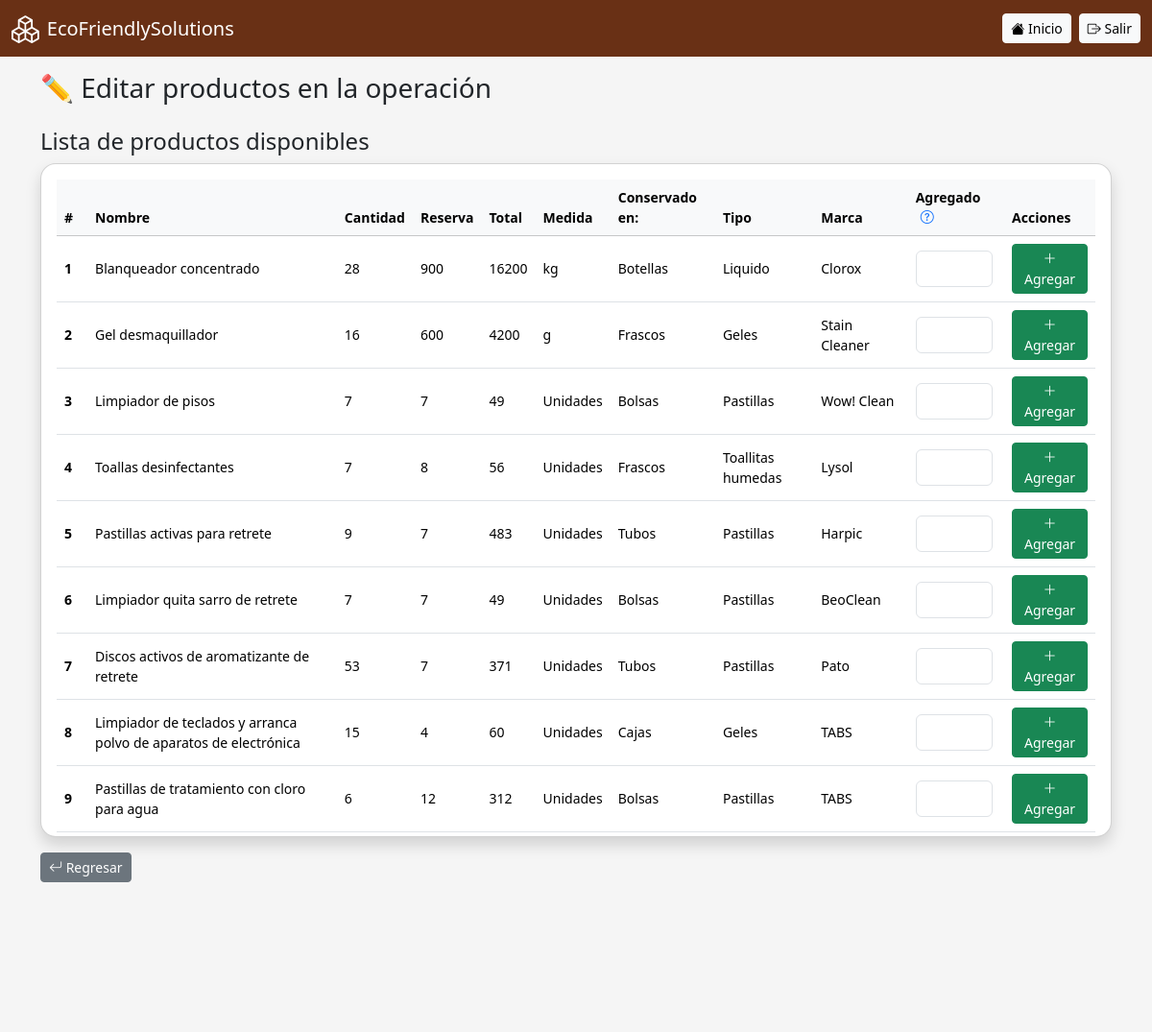
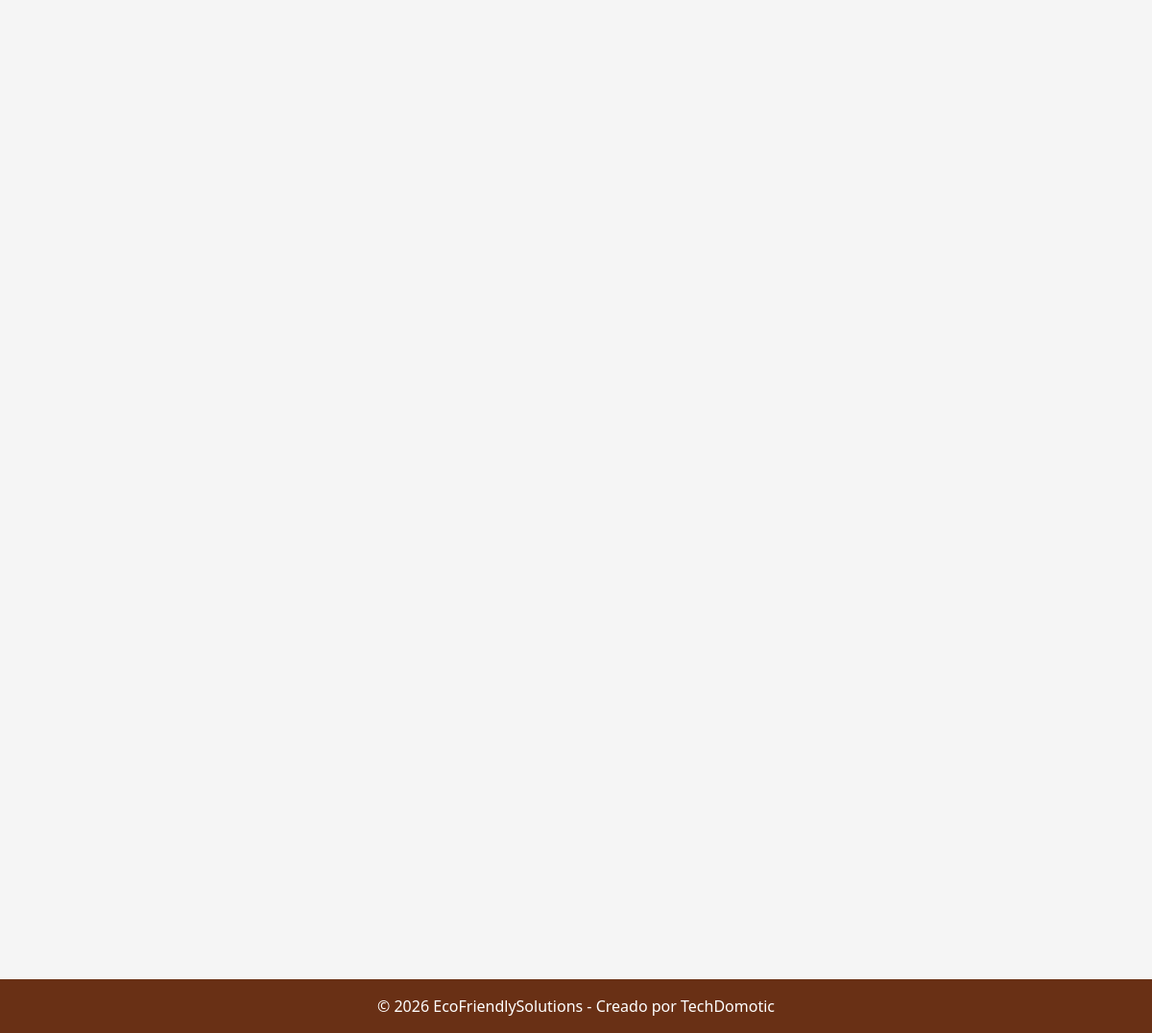
/operacion/agregar_producto.php?id=14&id_grupo_productos=0kjPQDSi (signed in), run on the app's committed database (2 pictures, top to bottom).
### tables this page shows
CREATE TABLE `productos` (
  `id_producto` int(11) NOT NULL,
  `nombre` varchar(250) NOT NULL,
  `cantidad` double DEFAULT NULL,
  `reserva` double DEFAULT NULL,
  `total` double DEFAULT NULL,
  `medida` varchar(120) DEFAULT NULL,
  `conservado` varchar(120) DEFAULT NULL,
  `tipo` varchar(120) DEFAULT NULL,
  `marca` varchar(120) DEFAULT NULL,
  `estatus` tinyint(1) DEFAULT 1,
  `fecha_creacion` timestamp NOT NULL DEFAULT current_timestamp()
);

### operacion/agregar_producto.php (the view, shortened to what this page needs)
<?php
include '../includes/conexion.php';
include '../includes/header.php';
$conn->report_mode = MYSQLI_REPORT_ERROR | MYSQLI_REPORT_STRICT;
$id = intval($_GET['id']);
$id_grupo_productos = trim($_GET['id_grupo_productos']);
$result_productos = $conn->query("
    SELECT P.id_producto,
	   P.nombre,
       P.cantidad,
       p.reserva,
       p.total,
       p.medida,
       P.conservado,
       P.tipo,
       P.marca,
       P.fecha_creacion
    FROM productos AS P
    WHERE P.id_producto NOT IN (
        SELECT id_producto
        FROM grupo_productos
        WHERE id_grupo_productos = '$id_grupo_productos'
    );
");
?>
<h3 class="mb-4">✏️ Editar productos en la operación</h3>
<h4 class="col-12">Lista de productos disponibles</h4>
<div class="card shadow rounded-4">
<div class="card-body table-responsive" style="max-height: 700px; overflow-y: auto;">
<table class="table table-hover align-middle small">
<thead class="table-light">
<tr>
<th style="position: sticky; top: 0; z-index: 2; background-color: #f8f9fa;">#</th>
<th style="position: sticky; top: 0; z-index: 2; background-color: #f8f9fa;">Nombre</th>
<th style="position: sticky; top: 0; z-index: 2; background-color: #f8f9fa;">Cantidad</th>
<th style="position: sticky; top: 0; z-index: 2; background-color: #f8f9fa;">Reserva</th>
<th style="position: sticky; top: 0; z-index: 2; background-color: #f8f9fa;">Total</th>
<th style="position: sticky; top: 0; z-index: 2; background-color: #f8f9fa;">Medida</th>
<th style="position: sticky; top: 0; z-index: 2; background-color: #f8f9fa;">Conservado en:</th>
<th style="position: sticky; top: 0; z-index: 2; background-color: #f8f9fa;">Tipo</th>
<th style="position: sticky; top: 0; z-index: 2; background-color: #f8f9fa;">Marca</th>
<th style="position: sticky; top: 0; z-index: 2; background-color: #f8f9fa;">Agregado
    <i class="bi bi-question-circle text-primary"
     style="cursor: pointer; margin-left: 5px;"
     data-bs-toggle="tooltip"
     data-bs-placement="top"
     title="Agrega la cantidad de producto a usar">
  </i>
</th>
<th style="position: sticky; top: 0; z-index: 2; background-color: #f8f9fa;">Acciones</th>
</tr>
</thead>
<tbody>
<?php $contador = 1; ?>
<?php while($row = $result_productos->fetch_assoc()): ?>
<tr>
<td><strong><?= $contador; ?></strong></td>
<td><?= htmlspecialchars($row['nombre']); ?></td>
<td><?= htmlspecialchars($row['cantidad']); ?></td>
<td><?= htmlspecialchars($row['reserva']); ?></td>
<td><?= htmlspecialchars($row['total']); ?></td>
<td><?= htmlspecialchars($row['medida']); ?></td>
<td><?= htmlspecialchars($row['conservado']); ?></td>
<td><?= htmlspecialchars($row['tipo']); ?></td>
<td><?= htmlspecialchars($row['marca']); ?></td>
<form method="POST" class="d-flex gap-2 align-items-center">
<td><input type="number" name="cantidad" class="form-control" min="1" style="width: 80px;" required></td>
<td>
    <button type="submit" class="btn btn-sm btn-success">
        <i class="bi bi-plus-lg"></i> Agregar
    </button>
</td>
</form>
</tr>
<?php $contador++; ?>
<?php endwhile; ?>
</tbody>
</table>
</div>
</div>
<div class="col-12 mt-3">
    <a href="editar.php?id=<?= $id; ?>&id_grupo_trabajadores=<?= $id_grupo_productos; ?>"
    class="btn btn-sm btn-secondary">
    <i class="bi bi-arrow-return-left"></i> Regresar
    </a>
</div>
<?php include '../includes/footer.php'; ?>

### css/estilos.css (style rules this page uses)
:root { --main-brown: #693015; }
body { background: #f5f5f5; display: flex; flex-direction: column; min-height: 100vh; }

### data on the page
productos: nombre "Blanqueador concentrado", cantidad "28", reserva "900", total "16200", medida "kg", conservado "Botellas", tipo "Liquido", marca "Clorox"
productos: nombre "Gel desmaquillador", cantidad "16", reserva "600", total "4200", medida "g", conservado "Frascos", tipo "Geles", marca "Stain Cleaner"
productos: nombre "Limpiador de pisos", cantidad "7", reserva "7", total "49", medida "Unidades", conservado "Bolsas", tipo "Pastillas", marca "Wow! Clean"
productos: nombre "Toallas desinfectantes", cantidad "7", reserva "8", total "56", medida "Unidades", conservado "Frascos", tipo "Toallitas humedas", marca "Lysol"
productos: nombre "Pastillas activas para retrete", cantidad "9", reserva "7", total "483", medida "Unidades", conservado "Tubos", tipo "Pastillas", marca "Harpic"
productos: nombre "Limpiador quita sarro de retrete", cantidad "7", reserva "7", total "49", medida "Unidades", conservado "Bolsas", tipo "Pastillas", marca "BeoClean"
productos: nombre "Discos activos de aromatizante de retrete", cantidad "53", reserva "7", total "371", medida "Unidades", conservado "Tubos", tipo "Pastillas", marca "Pato"
productos: nombre "Limpiador de teclados y arranca polvo de aparatos de electrónica", cantidad "15", reserva "4", total "60", medida "Unidades", conservado "Cajas", tipo "Geles", marca "TABS"
productos: nombre "Pastillas de tratamiento con cloro para agua", cantidad "6", reserva "12", total "312", medida "Unidades", conservado "Bolsas", tipo "Pastillas", marca "TABS"

### other printed values
$pageTitle "EcoFriendlySolutions"
